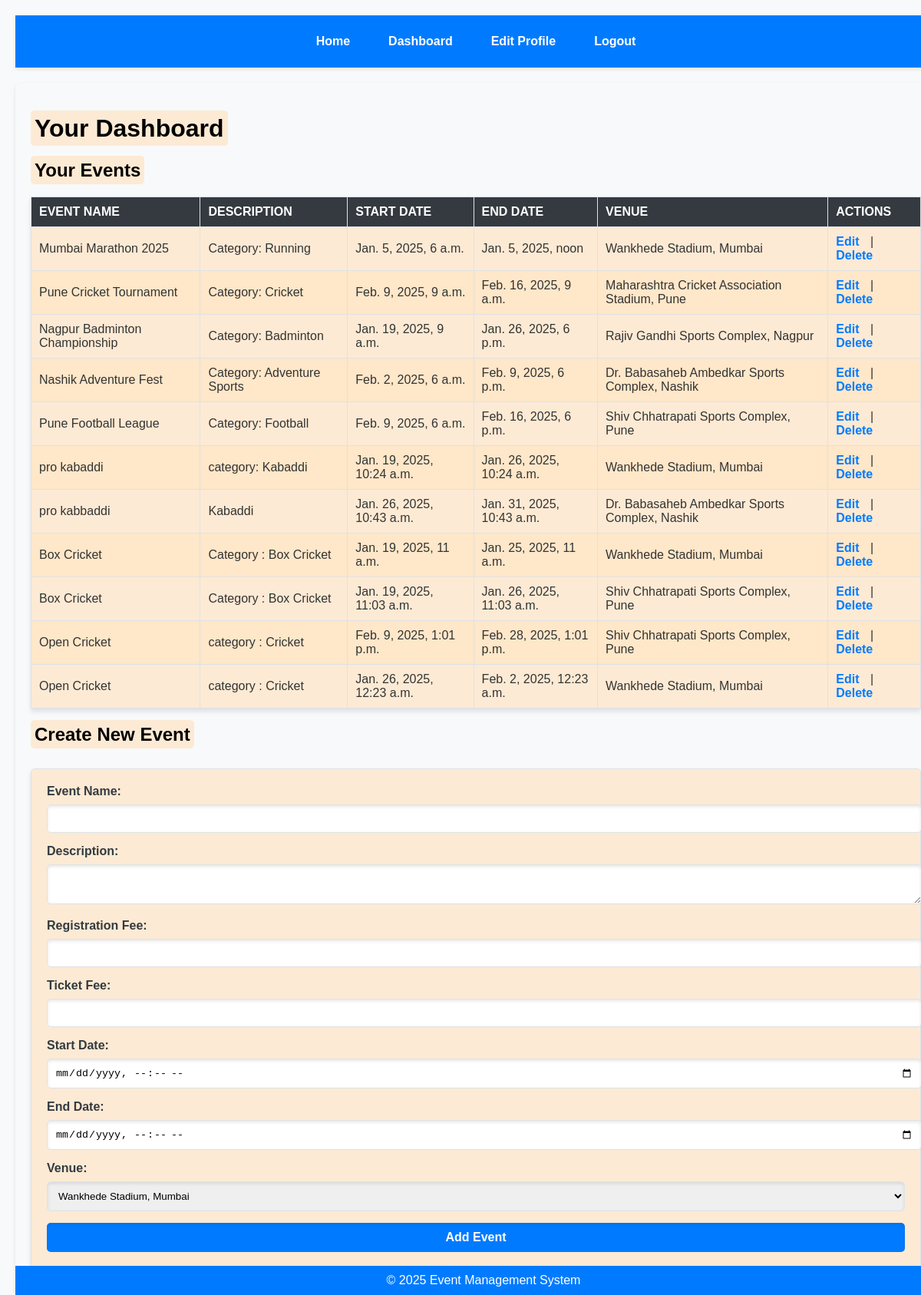
/events/dashboard/ (signed in), run on an earlier commit of the app's database.
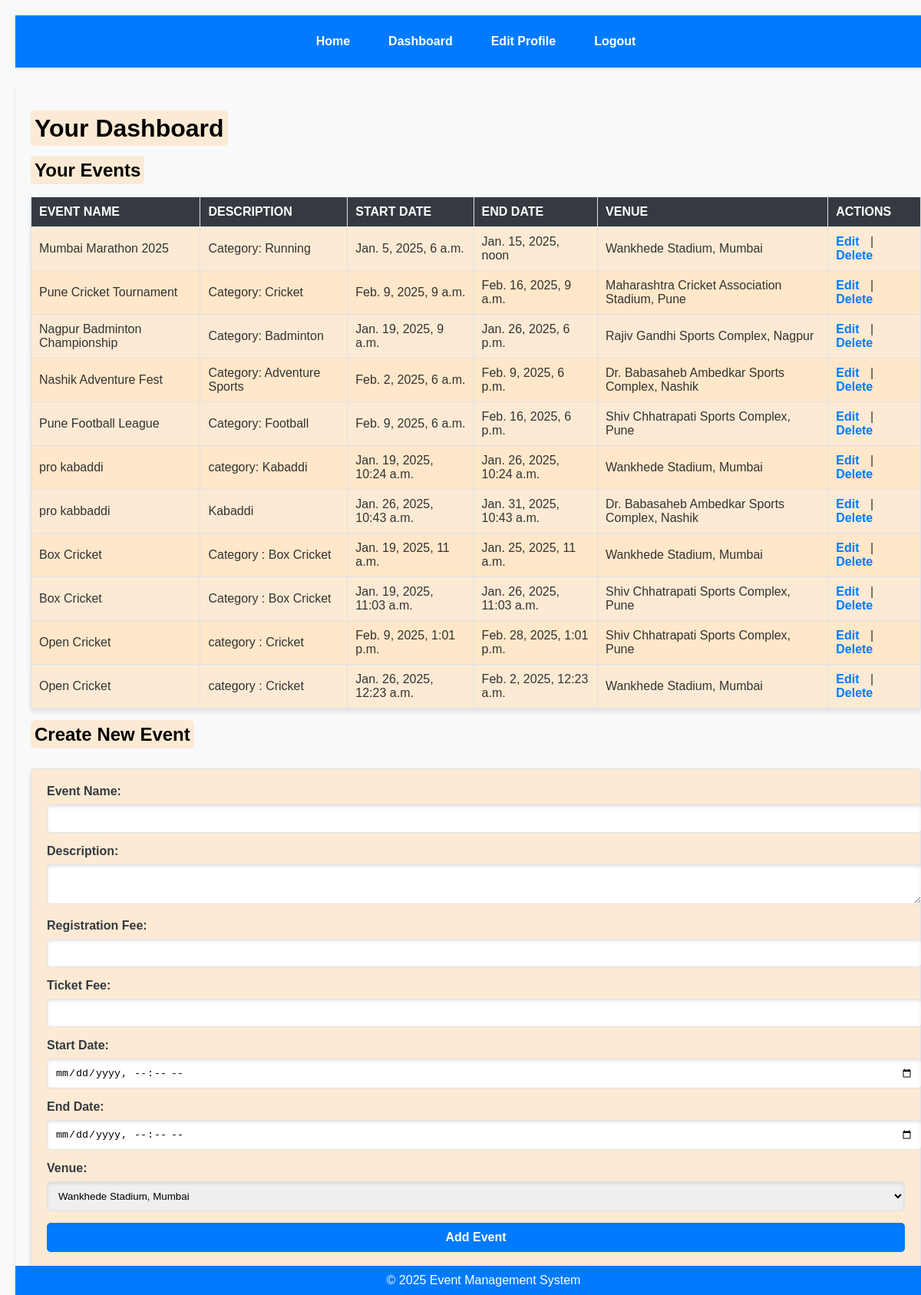
And on a later commit of the database.
### events/models.py (models this page shows, shortened)
class Event(models.Model):
    name = models.CharField(max_length=200)
    description = models.TextField()
    start_date = models.DateTimeField()
    end_date = models.DateTimeField()
    venue = models.ForeignKey(Venue, on_delete=models.CASCADE)
    organizer = models.ForeignKey(Organizer, on_delete=models.CASCADE,related_name='events')
    registration_fee = models.DecimalField(max_digits=10, decimal_places=2, default=0.0)
    ticket_price = models.DecimalField(max_digits=10, decimal_places=2, default=0.0)
    is_active = models.BooleanField(default=True)

class Venue(models.Model):
    name = models.CharField(max_length=255)
    address = models.TextField()
    capacity = models.PositiveIntegerField()

### events/views.py (the view)
# urls.py: path('dashboard/', views.dashboard, name='dashboard'),
@login_required
def dashboard(request):
    events = Event.objects.all()  # Get all events
    organizer_events = events.filter(organizer__user=request.user)  # Filter events for the logged-in organizer
    venues = Venue.objects.all()
    return render(request, 'dashboard/dashboard.html', {
        'title': 'Your Dashboard',
        'organizer_events': organizer_events,  # Pass the filtered events
        'venues': venues,
    })

### events/templates/dashboard/dashboard.html (shortened to what this page needs)
{% extends "base.html" %}
{% block content %}
<h1><span class="highlighted-text">Your Dashboard</span></h1>
<h2><span class="highlighted-text">Your Events</span></h2>
<table>
    <thead>
        <tr>
            <th>Event Name</th>
            <th>Description</th>
            <th>Start Date</th>
            <th>End Date</th>
            <th>Venue</th>
            <th>Actions</th>
        </tr>
    </thead>
    <tbody>
        {% for event in organizer_events %}
        <tr>
            <td>{{ event.name }}</td>
            <td>{{ event.description }}</td>
            <td>{{ event.start_date }}</td>
            <td>{{ event.end_date }}</td>
            <td>{{ event.venue.name }}</td>
            <td class="actions">
                <a href="{% url 'update_event' event.id %}">Edit</a> |
                <a href="{% url 'delete_event' event.id %}" onclick="return confirm('Are you sure?');">Delete</a>
            </td>
        </tr>
        {% empty %}
        <tr>
            <td colspan="6">No events created yet.</td>
        </tr>
        {% endfor %}
    </tbody>
</table>
<h2><span class="highlighted-text">Create New Event</span></h2>
<form method="POST" action="{% url 'create_event' %}">
    <label for="name">Event Name:</label>
    <input type="text" id="name" name="name" required>
    <label for="description">Description:</label>
    <textarea id="description" name="description" required></textarea>
    <label for="registration_fee">Registration Fee:</label>
    <input type="number" id="registration_fee" name="registration_fee" required>
    <label for="ticket_price">Ticket Fee:</label>
    <input type="number" id="ticket_price" name="ticket_price" required>
    <label for="start_date">Start Date:</label>
    <input type="datetime-local" id="start_date" name="start_date" required>
    <label for="end_date">End Date:</label>
    <input type="datetime-local" id="end_date" name="end_date" required>
    <label for="venue">Venue:</label>
    <select id="venue" name="venue" required>
        {% for venue in venues %}
        <option value="{{ venue.id }}">{{ venue.name }}</option>
        {% endfor %}
    </select>
    <button type="submit">Add Event</button>
</form>
{% endblock %}

What changed in the data, as far as the page shows it:
changed Event "Category: Running": end_date "Jan. 5, 2025, noon" → "Jan. 15, 2025, noon"
